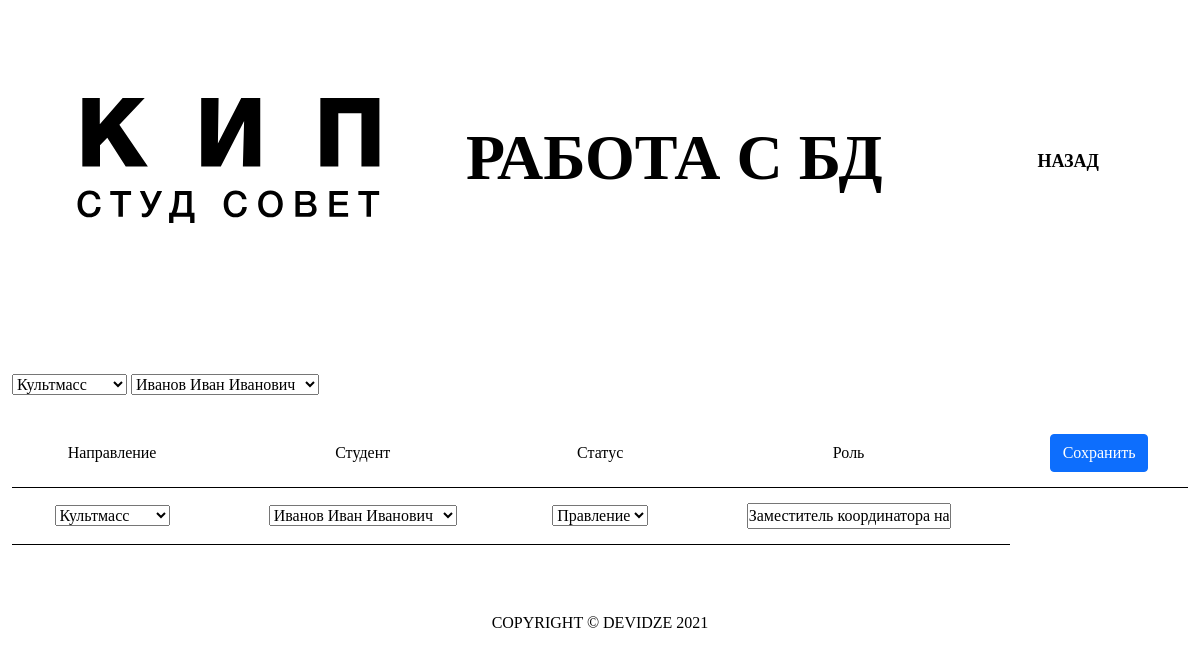
The page /admin_editdb/ListDirection/4/ (signed in) on the database as committed earlier.
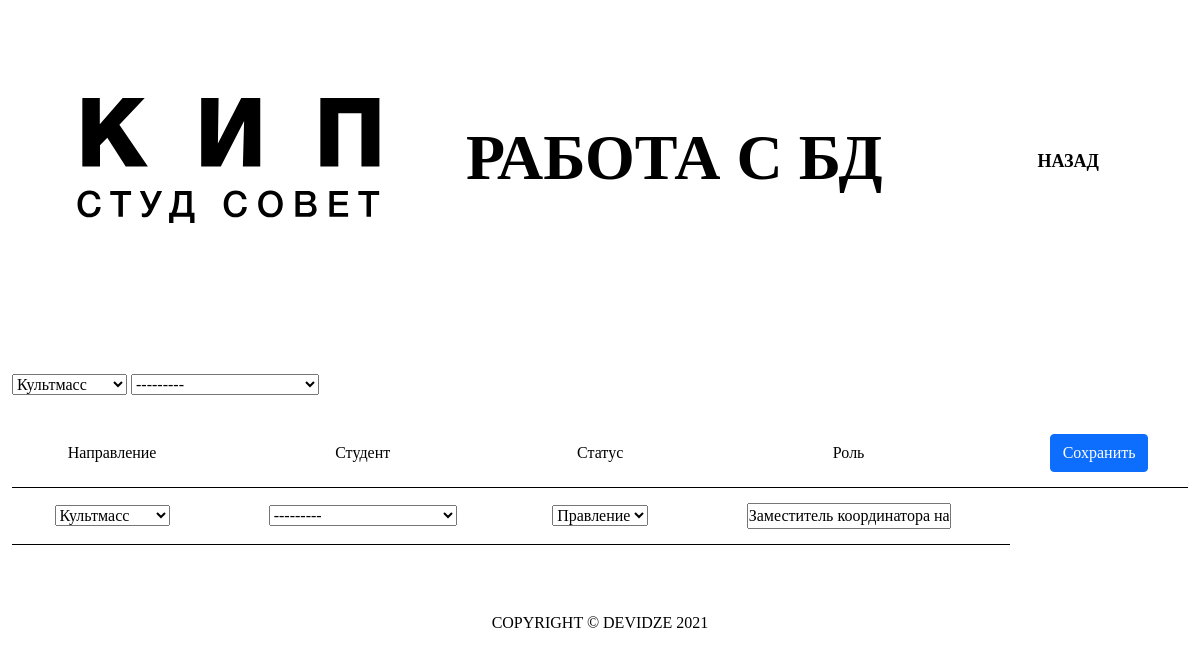
The same page on the database as committed later.
### accounts/models.py (models this page shows, shortened)
class ListDirection(models.Model):
    STATUS = (
            ('Участник', 'Участник'),
            ('Правление', 'Правление')
    )
    tags        = models.ForeignKey(Tag, null=True, on_delete=models.SET_NULL)
    user        = models.ForeignKey(Student, null=True, on_delete=models.SET_NULL)
    status      = models.CharField(max_length=200, blank=True, null=True, choices=STATUS)
    role        = models.CharField(max_length=200, blank=True, null=True)
    date_created= models.DateTimeField(auto_now_add=True, null=True)

### accounts/decorators.py (the view)
    def wrapper_func(request, *args, **kwargs):
        group = None
        if request.user.groups.exists():
            group = request.user.groups.all()[0].name
        if group == 'student':
            return redirect('user-page')
        if group == 'admin':
            return view_func(request, *args, **kwargs)

### accounts/forms.py
class ListDirectionForm(ModelForm):
	class Meta:
		model = ListDirection
		fields = '__all__'

### accounts/models.py (called while the page is built)
    def __str__(self):
        return self.name

    def __str__(self):
        return str(self.fio)

### accounts/templates/accounts/auth/admin_workDB.html (shortened to what this page needs)
{% extends 'accounts/auth/main_user.html' %}
{% load static %}
{% block content %}
<div class="container-fluid header-user">
    <section class="header row">
        <nav class="navbar navbar-expand-xl navbar-light">
            <div class="container-fluid header-navs">
                <a class="navbar-brand" href="{% url 'main' %}"><img class="header-logo" src="{% static '/images/logo.svg' %}" alt="logo"></a>
                <h1><div class="promo-header" style="margin-left: 10vh;">Работа с БД</div></h1>
                <ul class="navbar-nav me-auto mb-2 mb-lg-0 nav-items">
                    <li class="nav-item">
                        <a class="nav-link" href="{% url 'main_user' %}">Назад</a>
                    </li>
                </ul>
            </div>
        </nav>
    </section>
</div>
<form method="POST" action="" enctype="multipart/form-data">
    {% if pk_test == 'ListDirection' %}
            {{form.tags}}
            {{form.user}}
            <br>
            <br>
    {% endif %}
</form>
<table>
    {% if pk_test == 'Student'%}
    <form method="POST" action="" enctype="multipart/form-data">
        {% csrf_token %}
        <tr>
            <th>Группа</th>
            <th>ФИО</th>
            <th>Телефон</th>
            <th>Дата рождения <em>(ГГГГ-ММ-ДД)</em></th>
            <th>Фото</th>
            <th>ВК</th>
            <th>Инстаграмм</th>
            <th><input class="btn btn-primary" type="submit" name="Submit" value="Сохранить"></th>
        </tr>
        <tr>
            <td>{{form.group}}</td>
            <td>{{form.fio}}</td>
            <td>{{form.phone}}</td>
            <td>{{form.birthday}}</td>
            <td>{{form.profile_pic}}</td>
            <td>{{form.vk_url}}</td>
            <td>{{form.instagram_url}}</td>
        </tr>
    </form>
    {{form.errors}}
    {% elif pk_test == 'ListDirection' %}
    <form method="POST" action="" enctype="multipart/form-data">
        <tr>
            <th>Направление</th>
            <th>Студент</th>
            <th>Статус</th>
            <th>Роль</th>
            <th><input class="btn btn-primary" type="submit" name="Submit" value="Сохранить"></th>
        </tr>
        <tr>
            <td>{{form.tags}}</td>
            <td>{{form.user}}</td>
            <td>{{form.status}}</td>
            <td>{{form.role}}</td>
        </tr>
    </form>
    {% endif %}
</table>
<br>
<br>
<br>
{% endblock content %}

Rows that differ between the two databases and show on the page:
changed ListDirection "Культмасс": user "Иванов Иван Иванович" → "---------"
